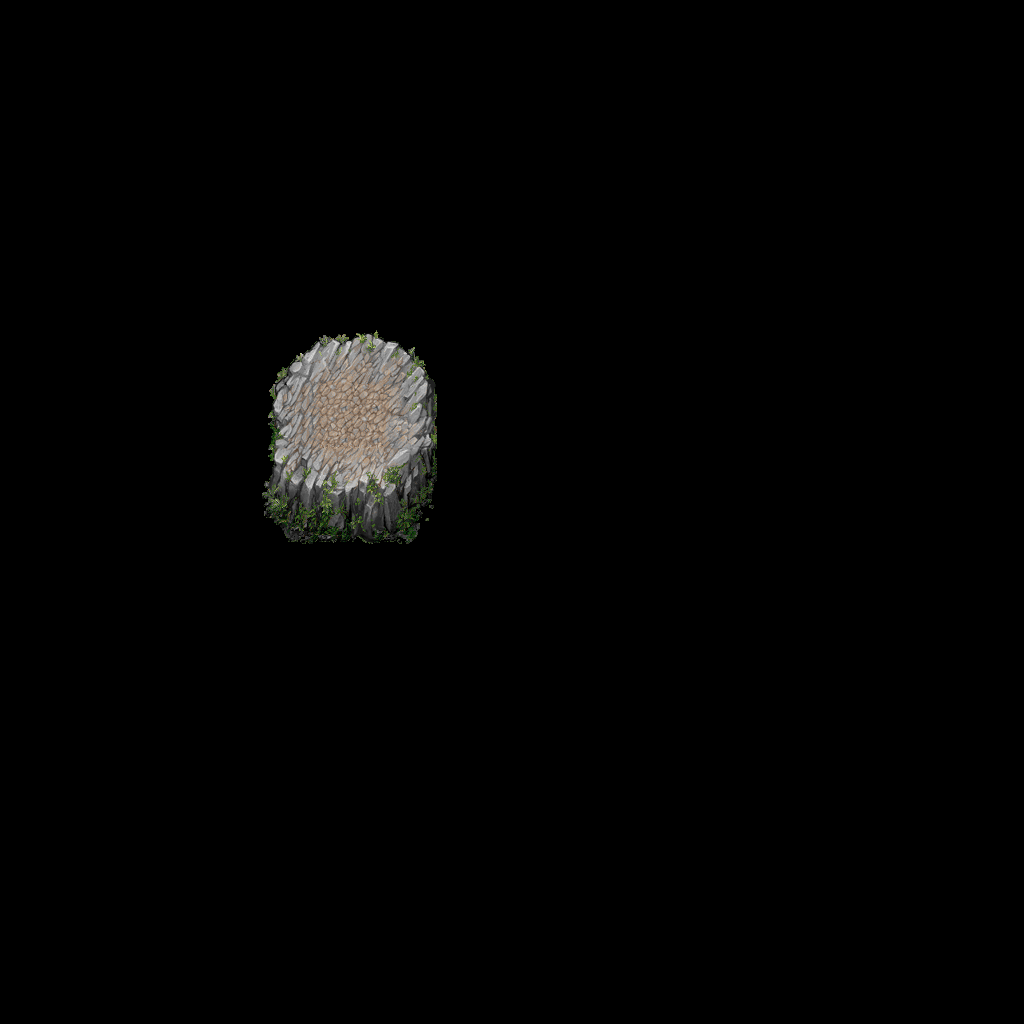

Tiled map render using the project's own tile images. Description and the map definition, with tile-layer contents summarised, below:
An orthogonal 32x32 tile map with 32x32 px tiles, 1 tile layer (Tile Layer 1).

<map version="1.0" orientation="orthogonal" renderorder="right-down" width="32" height="32" tilewidth="32" tileheight="32" nextobjectid="1">
 <tileset firstgid="1" name="test" tilewidth="32" tileheight="32" tilecount="256" columns="16">
  <image source="image.png" trans="000000" width="512" height="512" />
 </tileset>
 <layer name="Tile Layer 1" width="32" height="32">
  <data>[1024 cells, 42 non-empty, 42 distinct tile ids]</data>
 </layer>
</map>
